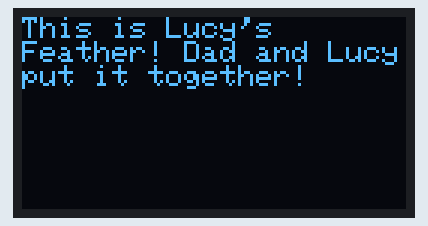
This sketch was run on a simulated Arduino Uno, built with avr-gcc and run on an emulated ATmega328P. On the bench: 128×64 one-colour display. The display library's start-up logo is not drawn; what the sketch prints to the serial monitor is not drawn.

Above: at 1.2 s.

The sketch:

test.ino
```cpp
#include <Wire.h>
#include <SPI.h>
#include <Adafruit_GFX.h>
#include <Adafruit_SPITFT.h>
#include <Adafruit_SPITFT_Macros.h>
#include <gfxfont.h>
#include <Adafruit_SSD1306.h>

Adafruit_SSD1306 display = Adafruit_SSD1306();

#define BUTTON_A 9
#define BUTTON_B 6
#define BUTTON_C 5
#define LED 13

void setup() {
  Serial.begin(9600);

  Serial.println("OLED FeatherWing test");
  display.begin(SSD1306_SWITCHCAPVCC, 0x3C);

  Serial.println("OLED begun");

  display.display();
  delay(1000);

  display.clearDisplay();
  display.display();

  Serial.println("IO test");

  pinMode(BUTTON_A, INPUT_PULLUP);
  pinMode(BUTTON_B, INPUT_PULLUP);
  pinMode(BUTTON_C, INPUT_PULLUP);

  display.setTextSize(1);
  display.setTextColor(WHITE);
  display.setCursor(0,0);
  display.print("This is Lucy's\nFeather! Dad and Lucyput it together!");
  display.display();
}

void loop() {
  // put your main code here, to run repeatedly:

}
```
